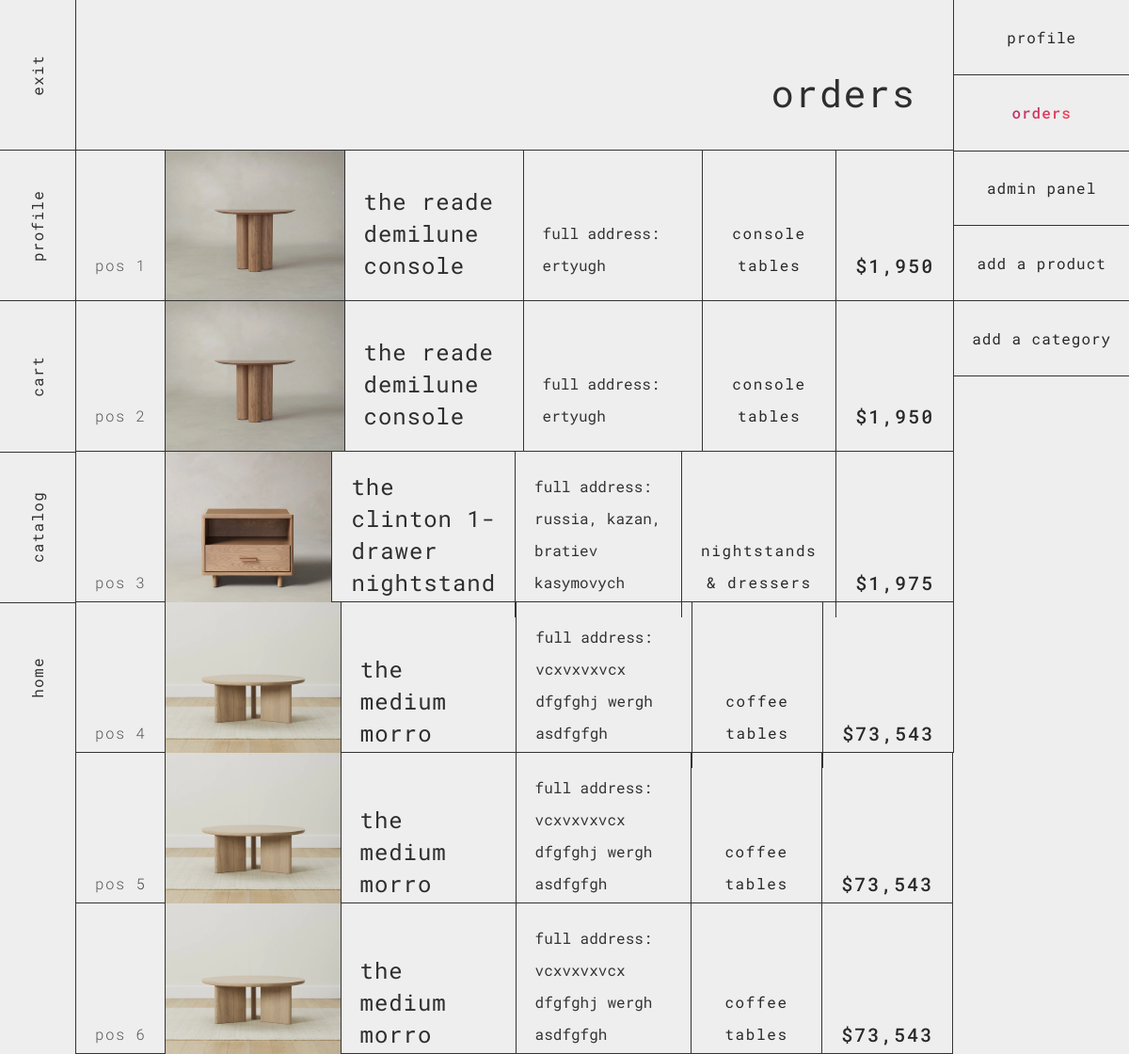
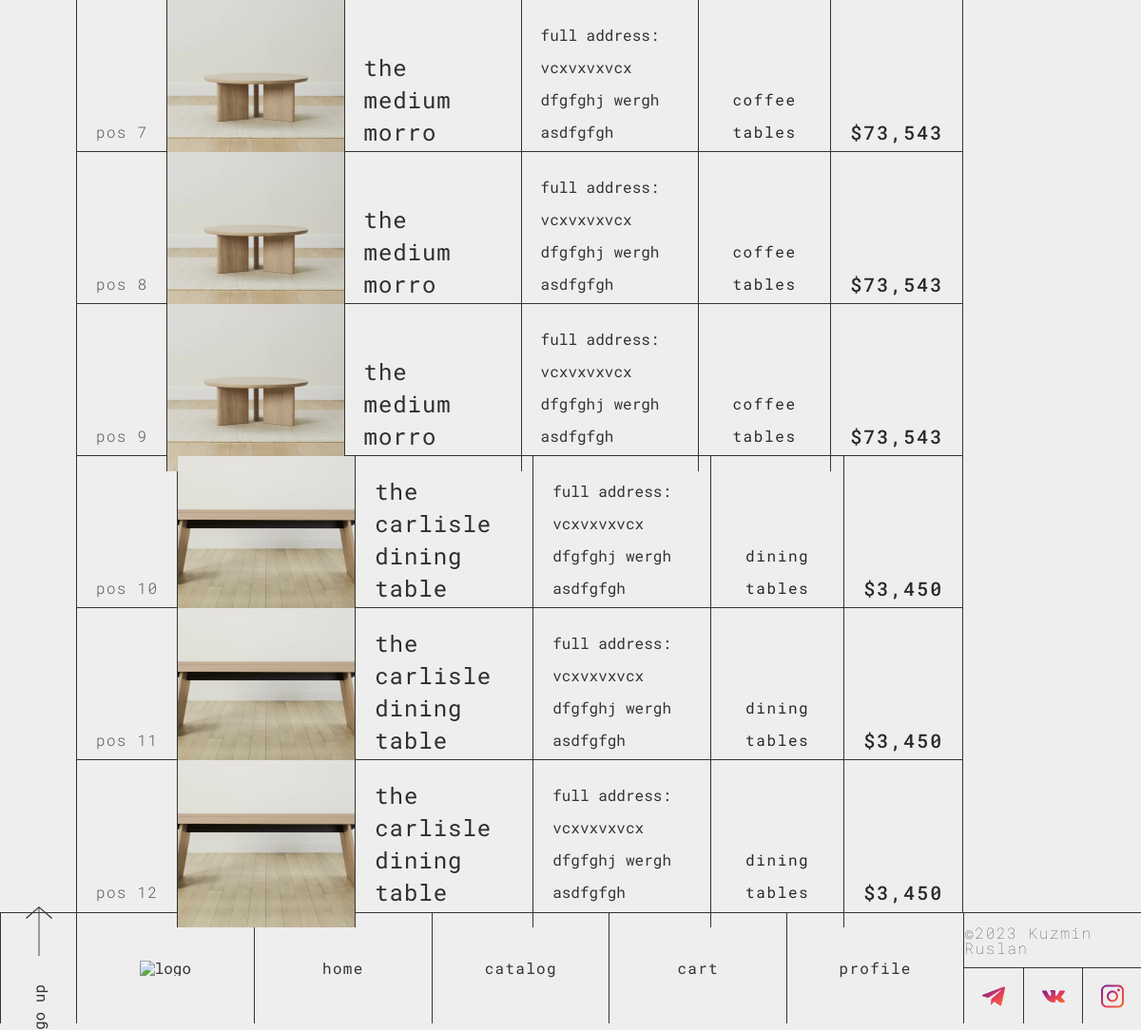
The app's page /?page=orders (signed in) with its own data (2 pictures, top to bottom).
### tables this page shows
CREATE TABLE `benedi_orders` (
  `id` int(11) NOT NULL,
  `place` varchar(1000) NOT NULL,
  `id_user` int(11) DEFAULT NULL,
  `id_product` int(11) DEFAULT NULL
);

CREATE TABLE `benedi_products` (
  `id` int(11) NOT NULL,
  `name` varchar(100) NOT NULL,
  `about` varchar(1000) NOT NULL,
  `price` int(11) NOT NULL,
  `photo` varchar(200) NOT NULL,
  `finish` varchar(50) NOT NULL,
  `size` varchar(50) NOT NULL,
  `id_category` int(11) DEFAULT NULL
);

CREATE TABLE `benedi_categories` (
  `id` int(11) NOT NULL,
  `name` varchar(50) NOT NULL,
  `photo` varchar(200) NOT NULL
);

### include/pages/orders.php (the view)
<section class="orders">
    <div class="orders__content">
        <nav class="orders__nav main__nav nav">
            <? include('include/nav.php') ?>
        </nav>
        <div class="orders__inner">
            <h2 class="orders__title">orders</h2>
            <?
                $sql = "SELECT benedi_orders.id AS id, benedi_orders.id_user, benedi_orders.place AS place, benedi_orders.id_product, benedi_products.photo AS photo,
                                benedi_products.name AS name, benedi_products.id_category,
                                benedi_categories.name as nameCategory, benedi_products.price AS price FROM benedi_orders
                                INNER JOIN benedi_products ON benedi_orders.id_product = benedi_products.id
                                INNER JOIN benedi_categories ON benedi_products.id_category = benedi_categories.id
                                HAVING benedi_orders.id_user = '" . $loggedUser['id'] . "'";
                $orders = $connect->query($sql)->fetchAll();
                for($i = 0; $i < count($orders); $i++) {;?>
                    <div class="orders__item <? if(count($orders) > 4 && ($i + 1) == count($orders)) echo 'orders__item_last' ?> <? if(($i + 1) > 4 && ($i + 1) <= count($orders)) echo 'borrig' ?>">
                        <p class="orders__number">pos <?=($i + 1)?></p>
                        <div class="orders__image">
                            <img src="<?=$orders[$i]['photo']?>" alt="furniture">
                        </div>
                        <h4 class="orders__name"><?=$orders[$i]['name']?></h4>
                        <p class="orders__place">full address: <?=$orders[$i]['place']?></p>
                        <p class="orders__category"><?=$orders[$i]['nameCategory']?></p>
                        <p class="orders__price">$<?=number_format($orders[$i]['price'])?></p>
                    </div>
                <?}
            ?>
        </div>
        <div class="orders__navigation">
            <a href="?page=profile" class="orders__point <? if($_GET['page'] == 'profile') echo 'active'?>">profile</a>
            <a href="?page=orders" class="orders__point <? if($_GET['page'] == 'orders') echo 'active'?>">orders</a>
            <?
                if($loggedUser['role'] == 2) {?>
                    <a href="?page=admin" class="orders__point <? if($_GET['page'] == 'admin') echo 'active'?>">admin panel</a>
                    <a href="?page=add&object=product" class="orders__point">add a product</a>
                    <a href="?page=add&object=category" class="orders__point">add a category</a>
                <?}
            ?>
        </div>
    </div>
</section>

### assets/css/style.css (style rules this page uses)
:root { --bg-color: #eee; --text-color: #333; --gradient-first: #8a2387; --gradient-second: #e94057; --gradient-third: #f27121; --gradient-color: linear-gradient(135.57deg, var(--gradient-first) 13.73%, var(--gradient-second) 60.77%, var(--gradient-third) 100%); }
html { scroll-behavior: smooth; }
html, body { background: var(--bg-color); font-family: 'Roboto Mono'; }
* { color: var(--text-color); }
main section { border-bottom: 1px solid var(--text-color); }
main section:first-child { flex: 1 1 auto; }
.active { font-weight: 500; background: var(--gradient-color); -webkit-background-clip: text; -webkit-text-fill-color: transparent; }
h2, h3, h4, h5, h6 { color: #2E2E2E; letter-spacing: 0.04em; }
h2 { font-size: 40px; }
h4 { font-size: 24px; line-height: 140%; }
.nav { display: grid; }
.main__nav { display: grid; height: 100svh; }
.borrig { border-right: 1px solid var(--text-color); }
.orders__content { display: grid; grid-template-columns: 80px 5fr 1fr; }
.orders__inner { border-left: 1px solid var(--text-color); display: grid; grid-auto-rows: 20vh; }
.orders__title { display: grid; align-content: end; justify-content: end; padding: 40px; border-bottom: 1px solid var(--text-color); }
.orders__item { display: grid; grid-template-columns: 1fr repeat(3, 4fr) 3fr 2fr; border-bottom: 1px solid var(--text-color); }
.orders__item_last { border-bottom: 0; }
.orders__item > * { border-right: 1px solid var(--text-color); }
.orders__item > *:not(div) { line-height: 34px; padding: 20px; display: grid; align-content: end; justify-content: center; }
.orders__item > *:last-child { border: 0; }
.orders__number { white-space: nowrap; font-weight: 300; letter-spacing: 0.08em; color: #555555; }
.orders__image { position: relative; overflow: hidden; }
.orders__image img { object-fit: cover; width: 100%; height: 100%; }
.orders__name { justify-content: start !important; }
.orders__category { letter-spacing: 0.1em; color: #292929; text-align: center; }
.orders__price { font-weight: 500; letter-spacing: 0.1em; font-size: 20px; color: #292929; }
.orders__navigation { border-left: 1px solid var(--text-color); display: grid; grid-template-rows: repeat(10, 1fr); height: 100svh; }
.orders__navigation > * { border-bottom: 1px solid var(--text-color); }
.orders__point { display: grid; align-content: center; justify-content: center; letter-spacing: 0.06em; color: #292929; }
.orders__point:nth-child(2) { border: 0; }
.orders__point:nth-child(3) { border-top: 1px solid var(--text-color); }

### assets/css/default.css (style rules this page uses)
* { border: 0; padding: 0; margin: 0; outline: none; text-decoration: none; }
*, *::before, *::after { -webkit-box-sizing: border-box; -moz-box-sizing: border-box; box-sizing: border-box; }
html, body { width: 100%; height: 100%; font-size: 100%; font-size: 16px; line-height: 1; font-weight: 400; }
a { display: inline-block; }
h1, h2, h3, h4, h5, h6 { font-family: inherit; font-weight: 400; }
nav, footer, header, aside { display: block; }
img { vertical-align: top; }

### records on screen
benedi_orders: benedi_products.photo (picture), benedi_products.name "the reade demilune console", place "ertyugh", benedi_categories.name "console tables", benedi_products.price "1,950"
benedi_orders: benedi_products.photo (picture), benedi_products.name "the reade demilune console", place "ertyugh", benedi_categories.name "console tables", benedi_products.price "1,950"
benedi_orders: benedi_products.photo (picture), benedi_products.name "the clinton 1-drawer nightstand", place "russia, kazan, bratiev kasymovych", benedi_categories.name "nightstands & dressers", benedi_products.price "1,975"
benedi_orders: benedi_products.photo (picture), benedi_products.name "the medium morro", place "vcxvxvxvcx dfgfghj wergh asdfgfgh", benedi_categories.name "coffee tables", benedi_products.price "73,543"
benedi_orders: benedi_products.photo (picture), benedi_products.name "the medium morro", place "vcxvxvxvcx dfgfghj wergh asdfgfgh", benedi_categories.name "coffee tables", benedi_products.price "73,543"
benedi_orders: benedi_products.photo (picture), benedi_products.name "the medium morro", place "vcxvxvxvcx dfgfghj wergh asdfgfgh", benedi_categories.name "coffee tables", benedi_products.price "73,543"
benedi_orders: benedi_products.photo (picture), benedi_products.name "the medium morro", place "vcxvxvxvcx dfgfghj wergh asdfgfgh", benedi_categories.name "coffee tables", benedi_products.price "73,543"
benedi_orders: benedi_products.photo (picture), benedi_products.name "the medium morro", place "vcxvxvxvcx dfgfghj wergh asdfgfgh", benedi_categories.name "coffee tables", benedi_products.price "73,543"
benedi_orders: benedi_products.photo (picture), benedi_products.name "the medium morro", place "vcxvxvxvcx dfgfghj wergh asdfgfgh", benedi_categories.name "coffee tables", benedi_products.price "73,543"
benedi_orders: benedi_products.photo (picture), benedi_products.name "the carlisle dining table", place "vcxvxvxvcx dfgfghj wergh asdfgfgh", benedi_categories.name "dining tables", benedi_products.price "3,450"
benedi_orders: benedi_products.photo (picture), benedi_products.name "the carlisle dining table", place "vcxvxvxvcx dfgfghj wergh asdfgfgh", benedi_categories.name "dining tables", benedi_products.price "3,450"
benedi_orders: benedi_products.photo (picture), benedi_products.name "the carlisle dining table", place "vcxvxvxvcx dfgfghj wergh asdfgfgh", benedi_categories.name "dining tables", benedi_products.price "3,450"
